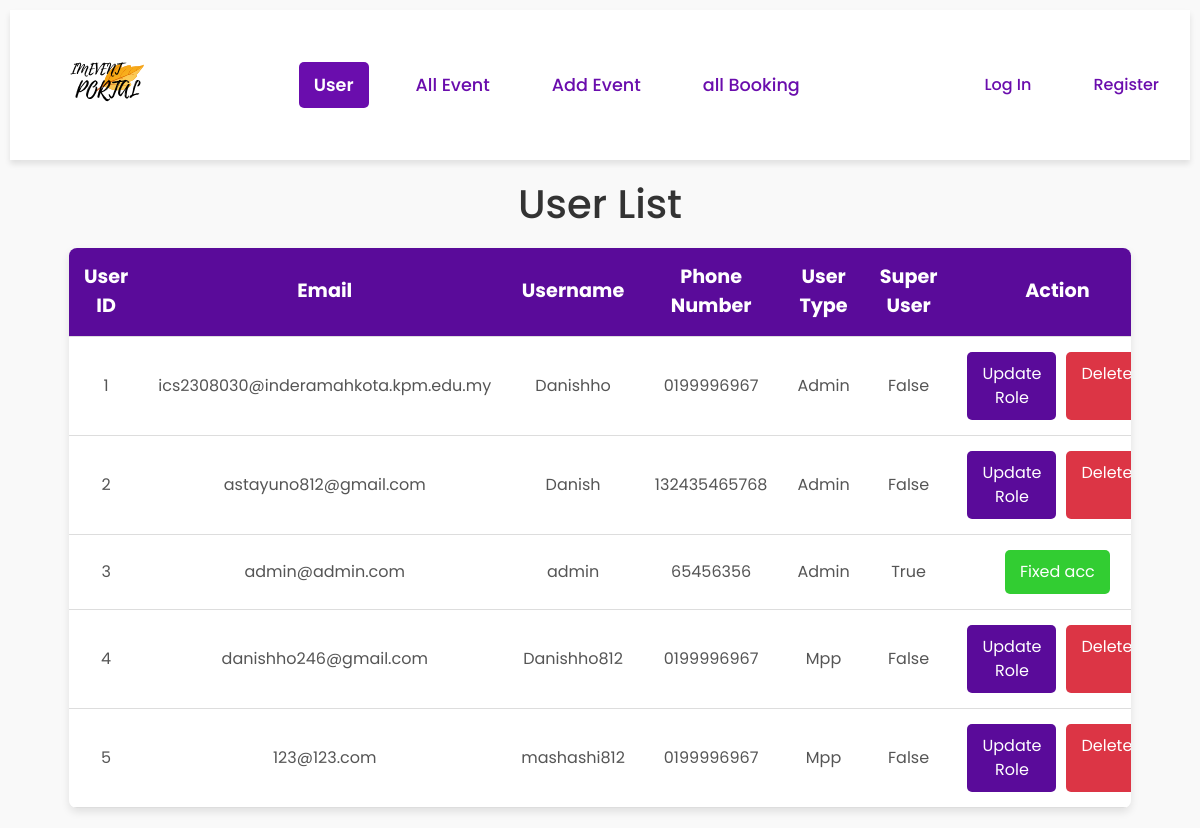
/adminpage/, run on an earlier commit of the app's database.
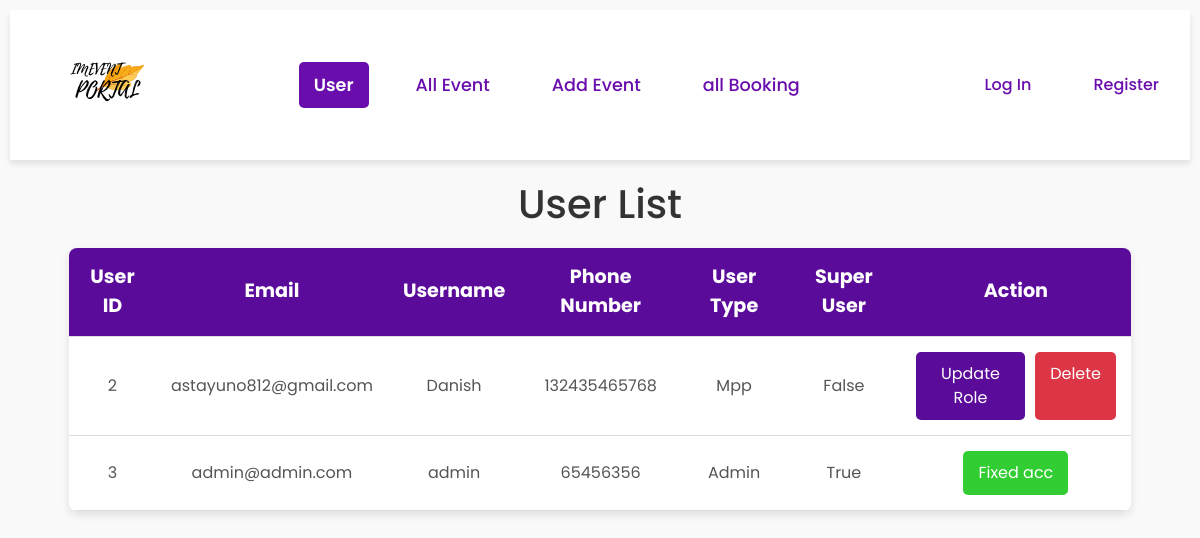
And on a later commit of the database.
### Event/models.py (models this page shows, shortened)
class CustomUser(AbstractUser):
    email = models.EmailField(unique=True)
    user_type = models.CharField(max_length=10, choices=USER_TYPE_CHOICES, default='student')
    phone_number = models.CharField(max_length=15, null=True, blank=True)

### Event/views.py (the view)
# urls.py: path('adminpage/', views.adminpage, name='adminpage'),
def adminpage(request):
    user = CustomUser.objects.all()
    return render(request, 'adminpage.html', {'users': user})

### Event/templates/adminpage.html (shortened to what this page needs)
{% extends 'adminbase.html' %}
{% load static %}
{% block extra_head %}
    <link rel="stylesheet" href="https://cdn.jsdelivr.net/npm/bootstrap@4.0.0/dist/css/bootstrap.min.css">
    <link rel="stylesheet" href="{% static 'css/adminpage.css' %}">
{% endblock %}
{% block content %}
    <center><h1>User List</h1></center>
    <div class="event-table-container">
        <table class="event-table">
            <thead>
                <tr>
                    <th>User ID</th>
                    <th>Email</th>
                    <th>Username</th>
                    <th>Phone Number</th>
                    <th>User Type</th>
                    <th>Super User</th>
                    <th>Action</th>
                </tr>
            </thead>
            <tbody>
                {% for user in users %}
                    <tr>
                        <td>{{ user.id }}</td>
                        <td>{{ user.email }}</td>
                        <td>{{ user.username }}</td>
                        <td>{{ user.phone_number }}</td>
                        <td>{{ user.user_type }}</td>
                        <td>{{ user.is_superuser }}</td>
                        <td>
                            <div class="action-container">
                                {% if user.email == 'admin@admin.com' %}
                                    <button class="action-btn fixed">Fixed acc</button>
                                {% else %}
                                    <a href="{% url 'update_user' user.id %}">
                                        <button class="action-btn update">Update Role</button>
                                    </a>
                                    <button class="action-btn delete btn btn-danger" data-toggle="modal" data-target="#deleteModal" data-user-id="{{ user.id }}">
                                        Delete
                                    </button>
                                {% endif %}
                            </div>
                        </td>
                    </tr>
                {% endfor %}
            </tbody>
        </table>
    </div>
{% endblock %}

### Event/templates/adminbase.html (shortened to what this page needs)
{% load static %}
<!doctype html>
<html lang="en">
<head>
    <link rel="stylesheet" href="https://cdnjs.cloudflare.com/ajax/libs/font-awesome/6.0.0-beta3/css/all.min.css">
    {% block extra_head %}
    {% endblock %}
</head>
<body>
    <nav class="nav">
        <div class="container">
            <div class="nav-content">
                <div class="logo">
                    <img src="{% static 'image/IMEVENT.svg' %}" alt="Logo">
                </div>
                <div class="nav-links">
                    <a href="{% url 'adminpage' %}" class="{% if request.path == '/adminpage/' %}active{% endif %}">User</a>
                    <a href="{% url 'myevent' %}" class="add-event {% if request.path == '/myevent/' %}active{% endif %}">All Event</a>
                    <a href="{% url 'createEvent' %}" class="add-event {% if request.path == '/createEvent/' %}active{% endif %}">Add Event</a>
                    <a href="{% url 'yourbooking' %}" class="{% if request.path == '/yourbooking/' %}active{% endif %}">all Booking</a>
                </div>
                <div class="nav-actions">
                    {% if request.user.is_authenticated %}
                        <div class="dropdown">
                            <a href="javascript:void(0)">{{ request.user.username }}</a>
                            <div class="dropdown-content">
                                <a href="{% url 'edit_profile' request.user.id %}">Edit Profile</a>
                                <a href="{% url 'logout' %}">Logout</a>
                            </div>
                        </div>
                    {% else %}
                        <a href="{% url 'login' %}">Log In</a>
                        <a href="{% url 'register' %}">Register</a>
                    {% endif %}
                </div>
            </div>
        </div>
    </nav>
    {% block content %}
    {% endblock %}
</body>
</html>

### Event/static/css/adminpage.css (style rules this page uses)
body { font-family: 'Arial', sans-serif; background-color: #f9f9f9; margin: 0; padding: 0; }
h1 { font-size: 2.5em; color: #333; margin-top: 20px; margin-bottom: 20px; }
.event-table-container { width: 90%; margin: 20px auto; box-shadow: 0 4px 8px rgba(0, 0, 0, 0.1); border-radius: 8px; overflow: hidden; }
.event-table { width: 100%; border-collapse: collapse; background-color: #fff; }
.event-table th, .event-table td { padding: 15px; text-align: center; border-bottom: 1px solid #ddd; }
.event-table th { background-color: #5a0b9a; color: white; font-size: 1.2em; }
.event-table td { font-size: 1em; color: #555; vertical-align: middle; }
.action-container { display: flex; justify-content: center; gap: 10px; }
.action-btn { display: inline-flex; padding: 10px 15px; border: none; border-radius: 5px; cursor: pointer; transition: background-color 0.3s ease; }
.action-btn.update { background-color: #5a0b9a; color: white; }
.action-btn.delete { background-color: #dc3545; color: white; }
.action-btn.fixed { background-color: limegreen; color: white; }

### Event/templates/adminbase.html (style rules this page uses)
body { font-family: 'Poppins', sans-serif; margin: 10px; padding: 0; }
.nav { background-color: #ffffff; box-shadow: 0 4px 6px rgba(0, 0, 0, 0.1); position: sticky; top: 0; z-index: 1000; }
.container { margin-left: auto; margin-right: auto; max-width: 80rem; padding-left: 1rem; padding-right: 1rem; display: flex; align-items: center; justify-content: space-between; }
.nav-content { display: flex; align-items: center; width: 100%; justify-content: space-between; }
.logo img { height: 150px; }
.nav-links { display: flex; align-items: center; }
.nav-links a { margin-right: 2rem; text-decoration: none; color: #6a0dad; font-size: 1.1rem; font-weight: 500; padding: 10px 15px; transition: background-color 0.3s, color 0.3s; border-radius: 5px; }
.nav-links a.active { background-color: #6a0dad; color: #fff; font-weight: 600; }
.nav-actions { display: flex; align-items: center; position: relative; }
.nav-actions a { margin-right: 2rem; text-decoration: none; color: #6a0dad; font-weight: 500; padding: 10px 15px; transition: background-color 0.3s; border-radius: 5px; }
.nav-actions a:last-child { margin-right: 0; }

What changed in the data, as far as the page shows it:
removed CustomUser: id "1", email "ics2308030@inderamahkota.kpm.edu.my", username "Danishho", phone_number "0199996967", user_type "Admin", is_superuser "False"
removed CustomUser: id "4", email "danishho246@gmail.com", username "Danishho812", phone_number "0199996967", user_type "Mpp", is_superuser "False"
removed CustomUser: id "5", email "123@123.com", username "mashashi812", phone_number "0199996967", user_type "Mpp", is_superuser "False"
changed CustomUser "astayuno812@gmail.com": user_type "Admin" → "Mpp"
